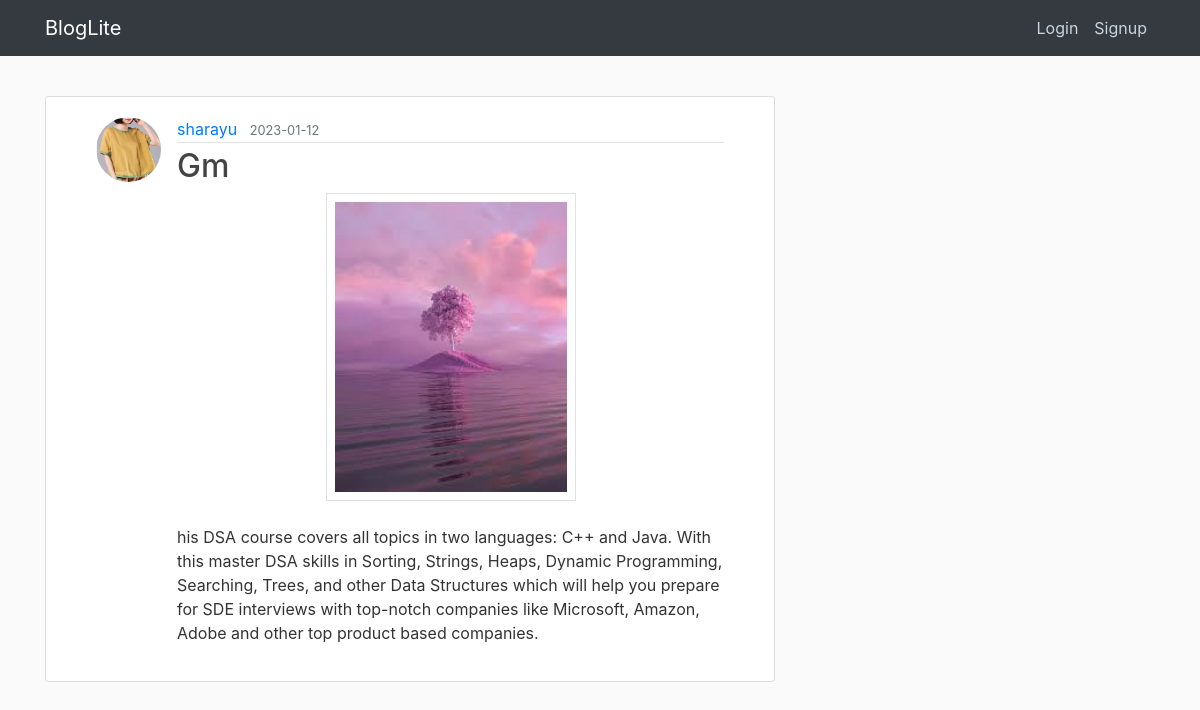
Screenshot of /post/2 with the database file from the repository.
### application/models.py (models this page shows, shortened)
class User(db.Model, UserMixin):
    id = db.Column(db.Integer, primary_key=True)
    username = db.Column(db.String(20), unique=True, nullable=False)
    email = db.Column(db.String(30), unique=True, nullable=False)
    image_file = db.Column(db.String(20), nullable=False, default='default.jpg')
    password = db.Column(db.String(60), nullable=False)
    posts = db.relationship('Post', backref='author', lazy=True)
    comments = db.relationship('Comment', backref='user', lazy=True)
    likes = db.relationship('Like', backref='user', lazy=True)
    followed = db.relationship(
        'User', secondary=followers,
        primaryjoin=(followers.c.follower_id == id),
        secondaryjoin=(followers.c.followed_id == id),
        backref=db.backref('followers', lazy='dynamic'), lazy='dynamic')

class Post(db.Model):
    id = db.Column(db.Integer, primary_key=True)
    title = db.Column(db.String(100), nullable=False)
    date_posted = db.Column(db.DateTime, nullable=False, default=datetime.utcnow)
    image_file = db.Column(db.String(20), default='default.jpg')
    content = db.Column(db.Text, nullable=False)
    user_id = db.Column(db.Integer, db.ForeignKey('user.id'), nullable=False)
    comments = db.relationship('Comment', backref='post', lazy=True)
    likes = db.relationship('Like', backref='post', lazy=True)

### application/routes.py (the view)
@app.route("/post/<int:post_id>")
def post(post_id):
    post = Post.query.get_or_404(post_id)
    return render_template('post.html', title=post.title, post=post, legend='post' ,image_file=post.image_file)

### application/routes.py (called while the page is built)
@app.context_processor
def layout():
    form=SearchForm()
    return dict(form=form)

### application/templates/post.html (shortened to what this page needs)
{% extends "layout.html" %}
{% block content %}
  <article class="media content-section">
    <div>
        <img class="rounded-circle article-img" src="{{ url_for('static', filename='profile_pics/' + post.author.image_file) }}">
    </div>
    <div class="media-body">
      <div class="article-metadata">
        <a class="mr-2" href="{{ url_for('user_posts', username=post.author.username) }}">{{ post.author.username }}</a>
        <small class="text-muted">{{ post.date_posted.strftime('%Y-%m-%d') }}</small>
      </div>
      <h2 class="article-title" href="{{ url_for('post' , post_id=post.id) }} ">{{ post.title }}</h2>
      <div class="text-center">
        <img src="{{ url_for('static' , filename = 'post_photos/'+ post.image_file )}}" class="border shadow p-2" class="img-fluid" style="width:250px;" alt="">
    </div><br>
      <p class="article-content">{{ post.content }}</p>
    </div>
  </article>
{% endblock content %}

### application/static/main.css (style rules this page uses)
body { background: #fafafa; color: #333333; margin-top: 5rem; }
h1, h2, h3, h4, h5, h6 { color: #444444; }
.content-section { background: #ffffff; padding: 20px 50px; border: 1px solid #dddddd; border-radius: 3px; margin-bottom: 20px; }
.article-title { color: #444444; }
.article-content { white-space: pre-line; }
.article-img { height: 65px; width: 65px; margin-right: 16px; }
.article-metadata { padding-bottom: 1px; margin-bottom: 4px; border-bottom: 1px solid #e3e3e3 }

### rows the page displays
User: image_file (picture), author.username "sharayu"
Post: date_posted "2023-01-12", title "Gm", image_file (picture), content "his DSA course covers all topics in two languages: C++ and Java. With this master DSA skills in Sorting, Strings, Heaps, Dynamic Programming, Searching, Trees, and other Data Structures which will help you prepare for SDE interviews with top-notch companies like Microsoft, Amazon, Adobe and other top product based companies."
